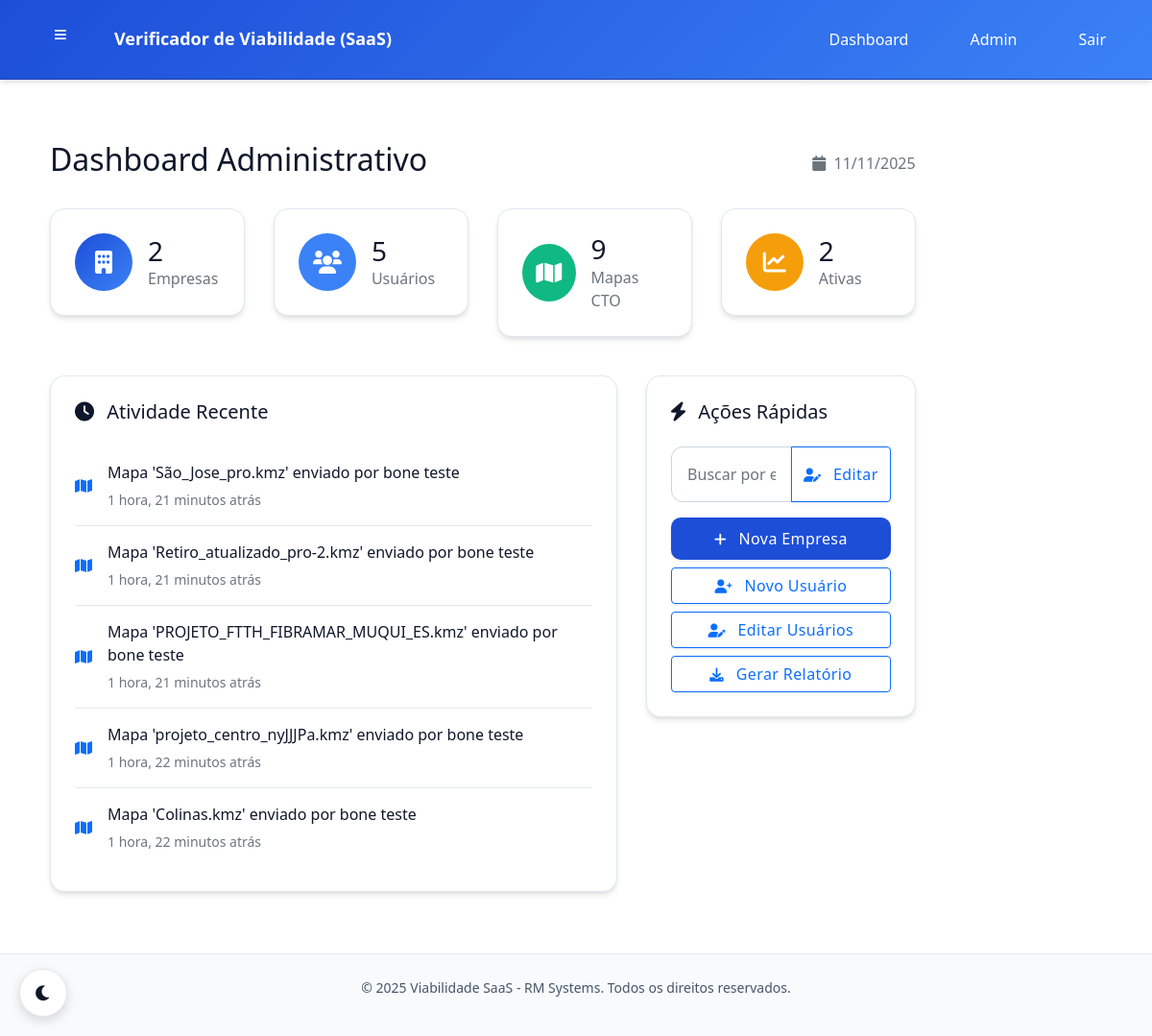
/rm/admin/ (signed in), run on the app's committed database.
### core/models.py (models this page shows, shortened)
class CTOMapFile(models.Model):
    FILE_TYPES = [
        ('kml', 'KML'),
        ('kmz', 'KMZ'),
        ('csv', 'CSV'),
        ('xls', 'XLS'),
        ('xlsx', 'XLSX'),
    ]
    PROCESSING_STATUS = [
        ('pending', 'Pendente'),
        ('processing', 'Processando'),
        ('completed', 'Concluído'),
        ('failed', 'Falhou'),
    ]
    file = models.FileField(upload_to="cto_maps/", verbose_name="Arquivo")
    description = models.CharField(max_length=255, blank=True, verbose_name="Descrição")
    file_type = models.CharField(max_length=10, choices=FILE_TYPES, default='csv', verbose_name="Tipo de Arquivo")
    company = models.ForeignKey(
        Company,
        on_delete=models.CASCADE,
        related_name='cto_maps',
        verbose_name="Empresa"
    )
    uploaded_by = models.ForeignKey(
        CustomUser,
        on_delete=models.CASCADE,
        related_name='uploaded_maps',
        verbose_name="Enviado por"
    )
    uploaded_at = models.DateTimeField(auto_now_add=True, verbose_name="Enviado em")
    processing_status = models.CharField(
        max_length=20,
        choices=PROCESSING_STATUS,
        default='pending',
        verbose_name="Status de Processamento"
    )
    is_processed = models.BooleanField(default=False, verbose_name="Processado")
    processed_at = models.DateTimeField(null=True, blank=True, verbose_name="Processado em")
    analysis_id = models.CharField(max_length=100, blank=True, verbose_name="ID da Análise")
    viability_score = models.IntegerField(null=True, blank=True, verbose_name="Score de Viabilidade")
    processing_time = models.FloatField(null=True, blank=True, verbose_name="Tempo de Processamento (s)")
    analysis_results = models.JSONField(default=dict, blank=True, verbose_name="Resultados da Análise")
    issues_found = models.JSONField(default=list, blank=True, verbose_name="Problemas Encontrados")
    recommendations = models.JSONField(default=list, blank=True, verbose_name="Recomendações")
    file_size = models.BigIntegerField(null=True, blank=True, verbose_name="Tamanho do Arquivo (bytes)")
    coordinates_count = models.IntegerField(null=True, blank=True, verbose_name="Número de Coordenadas")
    updated_at = models.DateTimeField(auto_now=True, verbose_name="Atualizado em")
    class Meta:
        verbose_name = "Mapa CTO"
        verbose_name_plural = "Mapas CTO"
        ordering = ['-uploaded_at']
        indexes = [
            models.Index(fields=['company', 'processing_status']),
            models.Index(fields=['uploaded_by', 'uploaded_at']),
            models.Index(fields=['file_type', 'is_processed']),
        ]
    @property
    def file_name(self):
        return os.path.basename(self.file.name) if self.file else ""

### core/views.py (the view)
@login_required
@rm_admin_required
def rm_admin_dashboard(request):
    from django.utils import timezone
    cache_key = f'rm_dashboard_stats_{request.user.id}'
    cached_stats = cache.get(cache_key)
    if cached_stats is None:
        companies = Company.objects.all().only('id', 'name', 'slug', 'is_active')
        active_companies = companies.filter(is_active=True).count()
        total_users = CustomUser.objects.only('id').count()
        total_maps = CTOMapFile.objects.only('id').count()
        recent_maps = CTOMapFile.objects.select_related('company', 'uploaded_by').only(
            'file', 'uploaded_at', 'company__name', 'uploaded_by__first_name',
            'uploaded_by__last_name', 'uploaded_by__username'
        ).order_by('-uploaded_at')[:5]
        recent_activities = []
        for map_file in recent_maps:
            recent_activities.append({
                'icon': 'map',
                'description': f"Mapa '{map_file.file_name}' enviado por {map_file.uploaded_by.get_full_name() or map_file.uploaded_by.username}",
                'timestamp': map_file.uploaded_at,
                'company': map_file.company.name if map_file.company else 'N/A'
            })
        cached_stats = {
            'total_companies': companies.count(),
            'active_companies': active_companies,
            'total_users': total_users,
            'total_maps': total_maps,
            'recent_activities': recent_activities,
        }
        cache.set(cache_key, cached_stats, 300)
    context = {
        'companies': Company.objects.all().only('id', 'name', 'slug', 'is_active'),
        'total_companies': cached_stats['total_companies'],
        'active_companies': cached_stats['active_companies'],
        'total_users': cached_stats['total_users'],
        'total_maps': cached_stats['total_maps'],
        'today': timezone.now(),
        'recent_activities': cached_stats['recent_activities'],
    }
    return render(request, 'core/rm_dashboard.html', context)

### core/templates/core/rm_dashboard.html (shortened to what this page needs)
{% extends "base.html" %}
{% load static %}
{% block extra_head %}
<link href="https://cdn.jsdelivr.net/npm/bootstrap@5.1.3/dist/css/bootstrap.min.css" rel="stylesheet">
<link href="https://cdnjs.cloudflare.com/ajax/libs/font-awesome/6.0.0/css/all.min.css" rel="stylesheet">
{% endblock %}
{% block content %}
    <div class="container-fluid">
        <div class="row">
            <div class="col-md-9 col-lg-10">
                <div class="main-content">
                    <div class="content-card">
                    <div class="d-flex justify-content-between align-items-center mb-4">
                        <h2>Dashboard Administrativo</h2>
                        <div class="text-muted">
                            <i class="fas fa-calendar me-1"></i>
                            {{ today|date:"d/m/Y" }}
                        </div>
                    </div>
                    <div class="row mb-4">
                        <div class="col-md-3 mb-3">
                            <div class="stats-card">
                                <div class="d-flex align-items-center">
                                    <div class="stats-icon icon-companies">
                                        <i class="fas fa-building"></i>
                                    </div>
                                    <div class="ms-3">
                                        <h3 class="mb-0">{{ total_companies }}</h3>
                                        <p class="text-muted mb-0">Empresas</p>
                                    </div>
                                </div>
                            </div>
                        </div>
                        <div class="col-md-3 mb-3">
                            <div class="stats-card">
                                <div class="d-flex align-items-center">
                                    <div class="stats-icon icon-users">
                                        <i class="fas fa-users"></i>
                                    </div>
                                    <div class="ms-3">
                                        <h3 class="mb-0">{{ total_users }}</h3>
                                        <p class="text-muted mb-0">Usuários</p>
                                    </div>
                                </div>
                            </div>
                        </div>
                        <div class="col-md-3 mb-3">
                            <div class="stats-card">
                                <div class="d-flex align-items-center">
                                    <div class="stats-icon icon-maps">
                                        <i class="fas fa-map"></i>
                                    </div>
                                    <div class="ms-3">
                                        <h3 class="mb-0">{{ total_maps }}</h3>
                                        <p class="text-muted mb-0">Mapas CTO</p>
                                    </div>
                                </div>
                            </div>
                        </div>
                        <div class="col-md-3 mb-3">
                            <div class="stats-card">
                                <div class="d-flex align-items-center">
                                    <div class="stats-icon icon-reports">
                                        <i class="fas fa-chart-line"></i>
                                    </div>
                                    <div class="ms-3">
                                        <h3 class="mb-0">{{ active_companies }}</h3>
                                        <p class="text-muted mb-0">Ativas</p>
                                    </div>
                                </div>
                            </div>
                        </div>
                    </div>
                    <div class="row">
                        <div class="col-md-8">
                            <div class="recent-activity">
                                <h5 class="mb-4">
                                    <i class="fas fa-clock me-2"></i>
                                    Atividade Recente
                                </h5>
                                {% if recent_activities %}
                                    {% for activity in recent_activities %}
                                        <div class="activity-item">
                                            <div class="d-flex align-items-center">
                                                <div class="me-3">
                                                    <i class="fas fa-{{ activity.icon }} text-primary"></i>
                                                </div>
                                                <div class="flex-grow-1">
                                                    <p class="mb-1">{{ activity.description }}</p>
                                                    <small class="text-muted">{{ activity.timestamp|timesince }} atrás</small>
                                                </div>
                                            </div>
                                        </div>
                                    {% endfor %}
                                {% else %}
                                    <div class="text-center text-muted py-4">
                                        <i class="fas fa-info-circle fa-2x mb-3"></i>
                                        <p>Nenhuma atividade recente</p>
                                    </div>
                                {% endif %}
                            </div>
                        </div>
                        <div class="col-md-4">
                            <div class="recent-activity">
                                <h5 class="mb-4">
                                    <i class="fas fa-bolt me-2"></i>
                                    Ações Rápidas
                                </h5>
                                <div class="d-grid gap-2">
                                    <form class="input-group mb-2" action="{% url 'rm:user_quick_search' %}" method="get">
                                        <input type="text" name="q" class="form-control" placeholder="Buscar por e-mail, nome ou usuário" aria-label="Buscar usuário">
                                        <button class="btn btn-outline-primary" type="submit">
                                            <i class="fas fa-user-edit me-2"></i>
                                            Editar
                                        </button>
                                    </form>
                                    <a href="{% url 'rm:company_create' %}" class="btn btn-primary">
                                        <i class="fas fa-plus me-2"></i>
                                        Nova Empresa
                                    </a>
                                    <a href="{% url 'rm:user_create' %}" class="btn btn-outline-primary">
                                        <i class="fas fa-user-plus me-2"></i>
                                        Novo Usuário
                                    </a>
                                    <a href="{% url 'rm:user_list' %}" class="btn btn-outline-primary">
                                        <i class="fas fa-user-edit me-2"></i>
                                        Editar Usuários
                                    </a>
                                    <a href="{% url 'rm:reports' %}" class="btn btn-outline-primary">
                                        <i class="fas fa-download me-2"></i>
                                        Gerar Relatório
                                    </a>
                                </div>
                            </div>
                        </div>
                    </div>
                    </div>
                </div>
            </div>
        </div>
    </div>
{% endblock %}

### data on the page
CTOMapFile: timestamp "1 hora, 21 minutos"
CTOMapFile: timestamp "1 hora, 21 minutos"
CTOMapFile: timestamp "1 hora, 21 minutos"
CTOMapFile: timestamp "1 hora, 22 minutos"
CTOMapFile: timestamp "1 hora, 22 minutos"

### other printed values
{{ total_companies }} "2"
{{ total_users }} "5"
{{ total_maps }} "9"
{{ active_companies }} "2"
{{ activity.description }} "Mapa 'São_Jose_pro.kmz' enviado por bone teste" "Mapa 'Retiro_atualizado_pro-2.kmz' enviado por bone teste" "Mapa 'PROJETO_FTTH_FIBRAMAR_MUQUI_ES.kmz' enviado por bone teste" "Mapa 'projeto_centro_nyJJJPa.kmz' enviado por bone teste" "Mapa 'Colinas.kmz' enviado por bone teste"
